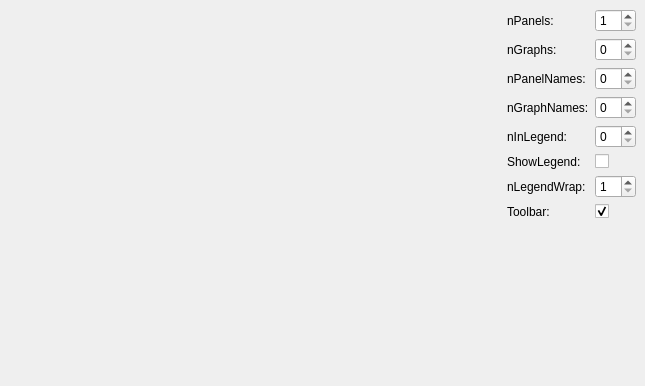
<?xml version="1.0" encoding="UTF-8"?>
<ui version="4.0">
 <class>amjChartTest</class>
 <widget class="QMainWindow" name="amjChartTest">
  <property name="geometry">
   <rect>
    <x>0</x>
    <y>0</y>
    <width>645</width>
    <height>386</height>
   </rect>
  </property>
  <property name="windowTitle">
   <string>amjChartTest</string>
  </property>
  <widget class="QWidget" name="centralwidget">
   <layout class="QGridLayout" name="gridLayout">
    <item row="0" column="0">
     <widget class="amjChartView" name="chart" native="true">
      <property name="sizePolicy">
       <sizepolicy hsizetype="Preferred" vsizetype="Preferred">
        <horstretch>1</horstretch>
        <verstretch>0</verstretch>
       </sizepolicy>
      </property>
     </widget>
    </item>
    <item row="0" column="1">
     <layout class="QFormLayout" name="formLayout">
      <item row="0" column="0">
       <widget class="QLabel" name="label">
        <property name="text">
         <string>nPanels:</string>
        </property>
       </widget>
      </item>
      <item row="0" column="1">
       <widget class="QSpinBox" name="spinBoxs_nPlot">
        <property name="minimum">
         <number>1</number>
        </property>
       </widget>
      </item>
      <item row="1" column="0">
       <widget class="QLabel" name="label_2">
        <property name="text">
         <string>nGraphs:</string>
        </property>
       </widget>
      </item>
      <item row="1" column="1">
       <widget class="QSpinBox" name="spinBox_nGraphs"/>
      </item>
      <item row="2" column="0">
       <widget class="QLabel" name="label_3">
        <property name="text">
         <string>nPanelNames:</string>
        </property>
       </widget>
      </item>
      <item row="2" column="1">
       <widget class="QSpinBox" name="spinBox_nPanelNames"/>
      </item>
      <item row="3" column="0">
       <widget class="QLabel" name="label_4">
        <property name="text">
         <string>nGraphNames:</string>
        </property>
       </widget>
      </item>
      <item row="3" column="1">
       <widget class="QSpinBox" name="spinBox_nGraphNames"/>
      </item>
      <item row="5" column="1">
       <widget class="QCheckBox" name="checkBox_showLegend">
        <property name="text">
         <string/>
        </property>
       </widget>
      </item>
      <item row="5" column="0">
       <widget class="QLabel" name="label_5">
        <property name="text">
         <string>ShowLegend:</string>
        </property>
       </widget>
      </item>
      <item row="4" column="0">
       <widget class="QLabel" name="label_6">
        <property name="text">
         <string>nInLegend:</string>
        </property>
       </widget>
      </item>
      <item row="4" column="1">
       <widget class="QSpinBox" name="spinBox_nInLegend"/>
      </item>
      <item row="6" column="0">
       <widget class="QLabel" name="label_7">
        <property name="text">
         <string>nLegendWrap:</string>
        </property>
       </widget>
      </item>
      <item row="6" column="1">
       <widget class="QSpinBox" name="spinBox_nLegendWrap">
        <property name="minimum">
         <number>1</number>
        </property>
       </widget>
      </item>
      <item row="7" column="0">
       <widget class="QLabel" name="label_8">
        <property name="text">
         <string>Toolbar:</string>
        </property>
       </widget>
      </item>
      <item row="7" column="1">
       <widget class="QCheckBox" name="checkBox_showToolbar">
        <property name="text">
         <string/>
        </property>
        <property name="checked">
         <bool>true</bool>
        </property>
       </widget>
      </item>
     </layout>
    </item>
   </layout>
  </widget>
 </widget>
 <customwidgets>
  <customwidget>
   <class>amjChartView</class>
   <extends>QWidget</extends>
   <header location="global">amjChart.H</header>
   <container>1</container>
   <slots>
    <slot>npanels(int)</slot>
   </slots>
  </customwidget>
 </customwidgets>
 <resources/>
 <connections>
  <connection>
   <sender>spinBoxs_nPlot</sender>
   <signal>valueChanged(int)</signal>
   <receiver>amjChartTest</receiver>
   <slot>update_npanels(int)</slot>
   <hints>
    <hint type="sourcelabel">
     <x>612</x>
     <y>340</y>
    </hint>
    <hint type="destinationlabel">
     <x>322</x>
     <y>192</y>
    </hint>
   </hints>
  </connection>
  <connection>
   <sender>spinBox_nGraphs</sender>
   <signal>valueChanged(int)</signal>
   <receiver>amjChartTest</receiver>
   <slot>update_ngraphs(int)</slot>
   <hints>
    <hint type="sourcelabel">
     <x>612</x>
     <y>76</y>
    </hint>
    <hint type="destinationlabel">
     <x>322</x>
     <y>192</y>
    </hint>
   </hints>
  </connection>
  <connection>
   <sender>spinBox_nPanelNames</sender>
   <signal>valueChanged(int)</signal>
   <receiver>amjChartTest</receiver>
   <slot>update_npanelnames(int)</slot>
   <hints>
    <hint type="sourcelabel">
     <x>612</x>
     <y>108</y>
    </hint>
    <hint type="destinationlabel">
     <x>322</x>
     <y>192</y>
    </hint>
   </hints>
  </connection>
  <connection>
   <sender>spinBox_nGraphNames</sender>
   <signal>valueChanged(int)</signal>
   <receiver>amjChartTest</receiver>
   <slot>update_ngraphnames(int)</slot>
   <hints>
    <hint type="sourcelabel">
     <x>612</x>
     <y>140</y>
    </hint>
    <hint type="destinationlabel">
     <x>322</x>
     <y>192</y>
    </hint>
   </hints>
  </connection>
  <connection>
   <sender>checkBox_showLegend</sender>
   <signal>stateChanged(int)</signal>
   <receiver>amjChartTest</receiver>
   <slot>update_showLegend(int)</slot>
   <hints>
    <hint type="sourcelabel">
     <x>612</x>
     <y>167</y>
    </hint>
    <hint type="destinationlabel">
     <x>322</x>
     <y>192</y>
    </hint>
   </hints>
  </connection>
  <connection>
   <sender>spinBox_nInLegend</sender>
   <signal>valueChanged(int)</signal>
   <receiver>amjChartTest</receiver>
   <slot>update_nInLegend(int)</slot>
   <hints>
    <hint type="sourcelabel">
     <x>612</x>
     <y>172</y>
    </hint>
    <hint type="destinationlabel">
     <x>322</x>
     <y>192</y>
    </hint>
   </hints>
  </connection>
  <connection>
   <sender>spinBox_nLegendWrap</sender>
   <signal>valueChanged(int)</signal>
   <receiver>amjChartTest</receiver>
   <slot>update_nLegendWrap(int)</slot>
   <hints>
    <hint type="sourcelabel">
     <x>612</x>
     <y>227</y>
    </hint>
    <hint type="destinationlabel">
     <x>322</x>
     <y>192</y>
    </hint>
   </hints>
  </connection>
  <connection>
   <sender>checkBox_showToolbar</sender>
   <signal>stateChanged(int)</signal>
   <receiver>amjChartTest</receiver>
   <slot>update_showToolbar(int)</slot>
   <hints>
    <hint type="sourcelabel">
     <x>612</x>
     <y>254</y>
    </hint>
    <hint type="destinationlabel">
     <x>322</x>
     <y>192</y>
    </hint>
   </hints>
  </connection>
 </connections>
 <slots>
  <slot>update_npanels(int)</slot>
  <slot>update_ngraphs(int)</slot>
  <slot>update_npanelnames(int)</slot>
  <slot>update_ngraphnames(int)</slot>
  <slot>update_showLegend(int)</slot>
  <slot>update_nInLegend(int)</slot>
  <slot>update_nLegendWrap(int)</slot>
  <slot>update_showToolbar(int)</slot>
 </slots>
</ui>
